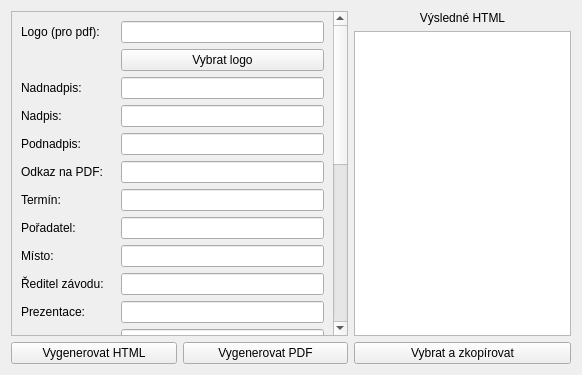
<?xml version="1.0" encoding="UTF-8"?>
<ui version="4.0">
 <class>PropositionsWindow</class>
 <widget class="QWidget" name="PropositionsWindow">
  <property name="geometry">
   <rect>
    <x>0</x>
    <y>0</y>
    <width>582</width>
    <height>375</height>
   </rect>
  </property>
  <property name="windowTitle">
   <string>Form</string>
  </property>
  <layout class="QHBoxLayout" name="horizontalLayout_3">
   <item>
    <layout class="QVBoxLayout" name="verticalLayout_3">
     <item>
      <widget class="QScrollArea" name="scrollArea">
       <property name="widgetResizable">
        <bool>true</bool>
       </property>
       <widget class="QWidget" name="scrollAreaWidgetContents">
        <property name="geometry">
         <rect>
          <x>0</x>
          <y>0</y>
          <width>314</width>
          <height>669</height>
         </rect>
        </property>
        <layout class="QVBoxLayout" name="verticalLayout">
         <item>
          <layout class="QVBoxLayout" name="verticalLayout_2">
           <item>
            <layout class="QFormLayout" name="formLayout">
             <item row="2" column="0">
              <widget class="QLabel" name="label">
               <property name="text">
                <string>Nadnadpis:</string>
               </property>
              </widget>
             </item>
             <item row="3" column="0">
              <widget class="QLabel" name="label_2">
               <property name="text">
                <string>Nadpis:</string>
               </property>
              </widget>
             </item>
             <item row="4" column="0">
              <widget class="QLabel" name="label_3">
               <property name="text">
                <string>Podnadpis:</string>
               </property>
              </widget>
             </item>
             <item row="5" column="0">
              <widget class="QLabel" name="label_4">
               <property name="text">
                <string>Odkaz na PDF:</string>
               </property>
              </widget>
             </item>
             <item row="6" column="0">
              <widget class="QLabel" name="label_5">
               <property name="text">
                <string>Termín:</string>
               </property>
              </widget>
             </item>
             <item row="7" column="0">
              <widget class="QLabel" name="label_6">
               <property name="text">
                <string>Pořadatel:</string>
               </property>
              </widget>
             </item>
             <item row="8" column="0">
              <widget class="QLabel" name="label_7">
               <property name="text">
                <string>Místo:</string>
               </property>
              </widget>
             </item>
             <item row="9" column="0">
              <widget class="QLabel" name="label_8">
               <property name="text">
                <string>Ředitel závodu:</string>
               </property>
              </widget>
             </item>
             <item row="10" column="0">
              <widget class="QLabel" name="label_9">
               <property name="text">
                <string>Prezentace:</string>
               </property>
              </widget>
             </item>
             <item row="0" column="0">
              <widget class="QLabel" name="label_10">
               <property name="text">
                <string>Logo (pro pdf):</string>
               </property>
              </widget>
             </item>
             <item row="0" column="1">
              <widget class="QLineEdit" name="logoText"/>
             </item>
             <item row="2" column="1">
              <widget class="QLineEdit" name="h1Text"/>
             </item>
             <item row="3" column="1">
              <widget class="QLineEdit" name="h2Text"/>
             </item>
             <item row="4" column="1">
              <widget class="QLineEdit" name="h3Text"/>
             </item>
             <item row="5" column="1">
              <widget class="QLineEdit" name="pdfText"/>
             </item>
             <item row="6" column="1">
              <widget class="QLineEdit" name="dateText"/>
             </item>
             <item row="7" column="1">
              <widget class="QLineEdit" name="organizerText"/>
             </item>
             <item row="8" column="1">
              <widget class="QLineEdit" name="placeText"/>
             </item>
             <item row="9" column="1">
              <widget class="QLineEdit" name="directorText"/>
             </item>
             <item row="10" column="1">
              <widget class="QLineEdit" name="presentationText"/>
             </item>
             <item row="11" column="1">
              <widget class="QLineEdit" name="categoryText"/>
             </item>
             <item row="11" column="0">
              <widget class="QLabel" name="label_11">
               <property name="text">
                <string>Tabulka Kategorií</string>
               </property>
              </widget>
             </item>
             <item row="12" column="1">
              <widget class="QPushButton" name="categoryBtn">
               <property name="text">
                <string>Vybrat tabulku kategorií (.CSV)</string>
               </property>
              </widget>
             </item>
             <item row="13" column="1">
              <widget class="QTextEdit" name="trackText"/>
             </item>
             <item row="13" column="0">
              <widget class="QLabel" name="label_12">
               <property name="text">
                <string>Trať:</string>
               </property>
              </widget>
             </item>
             <item row="14" column="1">
              <widget class="QTextEdit" name="rulesText"/>
             </item>
             <item row="14" column="0">
              <widget class="QLabel" name="label_13">
               <property name="text">
                <string>Předpis:</string>
               </property>
              </widget>
             </item>
             <item row="15" column="0">
              <widget class="QLabel" name="label_14">
               <property name="text">
                <string>Mytí:</string>
               </property>
              </widget>
             </item>
             <item row="15" column="1">
              <widget class="QLineEdit" name="cleaningText"/>
             </item>
             <item row="16" column="0">
              <widget class="QLabel" name="label_15">
               <property name="text">
                <string>Zdravotníci:</string>
               </property>
              </widget>
             </item>
             <item row="16" column="1">
              <widget class="QLineEdit" name="medicsText"/>
             </item>
             <item row="17" column="0">
              <widget class="QLabel" name="label_16">
               <property name="text">
                <string>Ceny:</string>
               </property>
              </widget>
             </item>
             <item row="17" column="1">
              <widget class="QLineEdit" name="priceText"/>
             </item>
             <item row="18" column="0">
              <widget class="QLabel" name="label_17">
               <property name="text">
                <string>Ke stažení:</string>
               </property>
              </widget>
             </item>
             <item row="18" column="1">
              <widget class="QTextEdit" name="downloadText"/>
             </item>
             <item row="1" column="1">
              <widget class="QPushButton" name="logoBtn">
               <property name="text">
                <string>Vybrat logo</string>
               </property>
              </widget>
             </item>
            </layout>
           </item>
          </layout>
         </item>
        </layout>
       </widget>
      </widget>
     </item>
     <item>
      <layout class="QHBoxLayout" name="horizontalLayout">
       <item>
        <widget class="QPushButton" name="htmlBtn">
         <property name="text">
          <string>Vygenerovat HTML</string>
         </property>
        </widget>
       </item>
       <item>
        <widget class="QPushButton" name="pdfBtn">
         <property name="text">
          <string>Vygenerovat PDF</string>
         </property>
        </widget>
       </item>
      </layout>
     </item>
    </layout>
   </item>
   <item>
    <layout class="QVBoxLayout" name="verticalLayout_4">
     <item>
      <widget class="QLabel" name="label_18">
       <property name="text">
        <string>Výsledné HTML</string>
       </property>
       <property name="alignment">
        <set>Qt::AlignCenter</set>
       </property>
      </widget>
     </item>
     <item>
      <widget class="QTextEdit" name="htmlText"/>
     </item>
     <item>
      <widget class="QPushButton" name="copyBtn">
       <property name="text">
        <string>Vybrat a zkopírovat</string>
       </property>
      </widget>
     </item>
    </layout>
   </item>
  </layout>
 </widget>
 <resources/>
 <connections/>
</ui>
